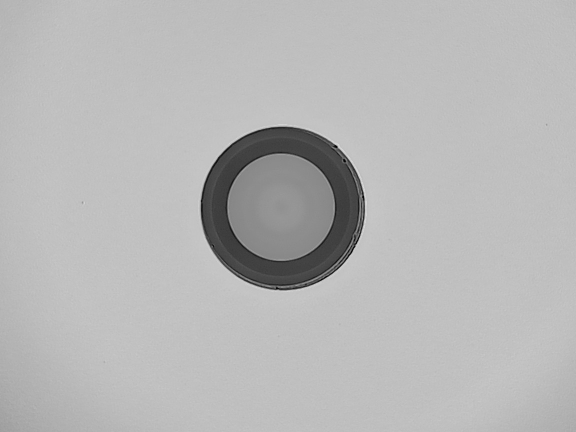
#> input picture current-process/old_version/image_batch/ima18.jpg, 1152 x 864 px (shown at 1/2 size)
$ python -i wavelet-analyzer.py   (imports and definitions only)
#> lines starting #> are read from the running program, lines starting #| are printed output that depends on the picture; after the words box and inside, x2 and y2 are one past the last pixel; in counts of white or black regions, pixels touching at a corner belong together
#> further down, picture is the input picture: shape (864, 1152); min 0, max 239, mean 182.7
"""
Wavelet Transform Analysis Module

This module implements wavelet-based defect detection for fiber optic end face
images. Wavelet transforms are excellent for detecting transient features and
multi-scale analysis of surface defects.

Extracted from defect_detection2.py comprehensive detection system.
"""

import numpy as np
import cv2
from scipy import ndimage
from skimage import morphology
import matplotlib.pyplot as plt
from typing import Optional, Dict, List, Tuple
import warnings

# Try to import pywt, provide fallback if not available
try:
    import pywt
    PYWT_AVAILABLE = True
except ImportError:
    print("Warning: PyWavelets (pywt) not available. Using fallback implementations.")
    PYWT_AVAILABLE = False

# [1 line not run here, left out]


# [37 lines left out: function simple_wavelet_transform, not called in this run]


def wavelet_defect_detection(image: np.ndarray, mask: Optional[np.ndarray] = None,
                           wavelet: str = 'db4', levels: int = 3,
                           threshold_method: str = 'soft',
                           threshold_mode: str = 'auto') -> Dict:
    """
    Detect defects using wavelet transform analysis.

    Args:
        image: Input grayscale image
        mask: Optional binary mask to limit analysis region
        wavelet: Wavelet family to use ('db4', 'haar', 'bior2.2', etc.)
        levels: Number of decomposition levels
        threshold_method: Thresholding method ('soft', 'hard', 'adaptive')
        threshold_mode: How to determine threshold ('auto', 'percentile', 'sigma')

    Returns:
        Dictionary containing wavelet detection results
    """
    if len(image.shape) != 2:
        raise ValueError("Input image must be grayscale (2D)")

    if mask is None:
        mask = np.ones_like(image, dtype=bool)
    else:
        mask = mask.astype(bool)

    print(f"Wavelet defect detection using {wavelet} with {levels} levels")

    if PYWT_AVAILABLE:
        # Use PyWavelets for proper wavelet transform
        coeffs = pywt.wavedec2(image, wavelet, level=levels)
        print(f"Wavelet decomposition completed: {len(coeffs)} levels")

        # Analyze detail coefficients for defects
        defect_maps = []

        for level in range(1, len(coeffs)):
            cH, cV, cD = coeffs[level]  # Horizontal, Vertical, Diagonal details

            # Combine detail coefficients
            combined_detail = np.sqrt(cH**2 + cV**2 + cD**2)

            # Determine threshold
            if threshold_mode == 'auto':
                # Automatic threshold using MAD (Median Absolute Deviation)
                median_val = np.median(combined_detail)
                mad = np.median(np.abs(combined_detail - median_val))
                threshold = median_val + 3 * mad
            elif threshold_mode == 'percentile':
                threshold = np.percentile(combined_detail, 95)
            elif threshold_mode == 'sigma':
                threshold = np.mean(combined_detail) + 3 * np.std(combined_detail)
            else:
                threshold = np.percentile(combined_detail, 90)  # Default

            # Apply thresholding
            if threshold_method == 'soft':
                # Soft thresholding
                thresholded = np.sign(combined_detail) * np.maximum(np.abs(combined_detail) - threshold, 0)
            elif threshold_method == 'hard':
                # Hard thresholding
                thresholded = combined_detail * (np.abs(combined_detail) > threshold)
            else:  # adaptive
                # Adaptive thresholding
                local_threshold = cv2.adaptiveThreshold(
                    (combined_detail * 255 / np.max(combined_detail)).astype(np.uint8),
                    255, cv2.ADAPTIVE_THRESH_GAUSSIAN_C, cv2.THRESH_BINARY, 11, 2
                )
                thresholded = (local_threshold > 0).astype(float)

            # Reconstruct defect map from thresholded coefficients
            # Create zero coefficients except for current level
            coeffs_thresh = [coeffs[0]]  # Keep approximation
            for i in range(1, len(coeffs)):
                if i == level:
                    # Use thresholded details
                    scale_factor = np.max(np.abs(thresholded)) / (np.max(np.abs(cH)) + 1e-10)
                    coeffs_thresh.append((thresholded * scale_factor,
                                        thresholded * scale_factor,
                                        thresholded * scale_factor))
                else:
                    # Zero out other levels
                    coeffs_thresh.append((np.zeros_like(coeffs[i][0]),
                                        np.zeros_like(coeffs[i][1]),
                                        np.zeros_like(coeffs[i][2])))

            # Reconstruct
            try:
                detail_recon = pywt.waverec2(coeffs_thresh, wavelet)

                # Resize if necessary
                if detail_recon.shape != image.shape:
                    detail_recon = cv2.resize(detail_recon, (image.shape[1], image.shape[0]))

                # Create binary defect map
                detail_normalized = np.abs(detail_recon)
                detail_normalized = (detail_normalized / np.max(detail_normalized) * 255).astype(np.uint8)

                _, binary_defects = cv2.threshold(detail_normalized, 0, 255,
                                                cv2.THRESH_BINARY + cv2.THRESH_OTSU)

                defect_maps.append({
                    'level': level,
                    'detail_magnitude': combined_detail,
                    'threshold': threshold,
                    'defects': binary_defects > 0,
                    'reconstruction': detail_recon
                })

            except Exception as e:
                print(f"Warning: Reconstruction failed for level {level}: {e}")
                # Fallback: use thresholded details directly
                detail_resized = cv2.resize(thresholded, (image.shape[1], image.shape[0]))
                _, binary_defects = cv2.threshold(
                    (detail_resized * 255 / np.max(detail_resized)).astype(np.uint8),
                    0, 255, cv2.THRESH_BINARY + cv2.THRESH_OTSU
                )

                defect_maps.append({
                    'level': level,
                    'detail_magnitude': combined_detail,
                    'threshold': threshold,
                    'defects': binary_defects > 0,
                    'reconstruction': detail_resized
                })

    else:
        # Fallback implementation without PyWavelets
        print("Using fallback wavelet implementation")
        simple_coeffs = simple_wavelet_transform(image, levels)

        defect_maps = []
        for level in range(levels):
            detail = simple_coeffs[f'level_{level}']['detail']

            # Threshold detail coefficients
            threshold = np.percentile(np.abs(detail), 95)

            binary_defects = np.abs(detail) > threshold

            defect_maps.append({
                'level': level,
                'detail_magnitude': np.abs(detail),
                'threshold': threshold,
                'defects': binary_defects,
                'reconstruction': detail
            })

    # Combine defects from all levels
    combined_defects = np.zeros_like(image, dtype=bool)
    for defect_map in defect_maps:
        combined_defects |= defect_map['defects']

    # Apply mask
    combined_defects = combined_defects & mask

    # Post-processing
    combined_defects = morphology.remove_small_objects(combined_defects, min_size=3)
    combined_defects = morphology.opening(combined_defects, morphology.disk(1))

    # Calculate statistics
    total_pixels = np.sum(mask)
    defect_count = np.sum(combined_defects)
    defect_percentage = (defect_count / total_pixels) * 100 if total_pixels > 0 else 0

    statistics = {
        'wavelet': wavelet,
        'levels': levels,
        'threshold_method': threshold_method,
        'threshold_mode': threshold_mode,
        'total_pixels': total_pixels,
        'defect_count': defect_count,
        'defect_percentage': defect_percentage,
        'level_statistics': []
    }

    # Add per-level statistics
    for defect_map in defect_maps:
        level_defects = np.sum(defect_map['defects'] & mask)
        statistics['level_statistics'].append({
            'level': defect_map['level'],
            'threshold': defect_map['threshold'],
            'defect_count': level_defects,
            'defect_percentage': (level_defects / total_pixels) * 100 if total_pixels > 0 else 0
        })

    print(f"Wavelet Detection Results:")
    print(f"  Total defects: {defect_count} ({defect_percentage:.2f}%)")
    for stat in statistics['level_statistics']:
        print(f"  Level {stat['level']}: {stat['defect_count']} defects ({stat['defect_percentage']:.2f}%)")

    return {
        'defects': combined_defects,
        'level_results': defect_maps,
        'statistics': statistics,
        'pywt_available': PYWT_AVAILABLE
    }


def multi_wavelet_detection(image: np.ndarray, mask: Optional[np.ndarray] = None,
                           wavelets: List[str] = ['db4', 'haar', 'bior2.2'],
                           levels: int = 3,
                           ensemble_method: str = 'voting') -> Dict:
    """
    Multi-wavelet defect detection using different wavelet families.

    Args:
        image: Input grayscale image
        mask: Optional binary mask
        wavelets: List of wavelet families to use
        levels: Number of decomposition levels
        ensemble_method: Method to combine results ('voting', 'union', 'intersection')

    Returns:
        Multi-wavelet detection results
    """
#> called with levels = 3, ensemble_method = 'voting'
    if not PYWT_AVAILABLE and len(wavelets) > 1:
        print("Warning: Multiple wavelets require PyWavelets. Using fallback with single method.")
        wavelets = ['fallback']

    if mask is None:
        mask = np.ones_like(image, dtype=bool)

    print(f"Multi-wavelet detection using: {wavelets}")

    wavelet_results = []
    combined_votes = np.zeros_like(image, dtype=int)

    for wavelet in wavelets:
        print(f"\nProcessing with {wavelet} wavelet...")

        if wavelet == 'fallback' or not PYWT_AVAILABLE:
            # Use fallback implementation
            result = wavelet_defect_detection(
                image, mask,
                wavelet='db4',  # Dummy value for fallback
                levels=levels,
                threshold_method='adaptive',
                threshold_mode='percentile'
            )
        else:
            result = wavelet_defect_detection(
                image, mask,
                wavelet=wavelet,
                levels=levels,
                threshold_method='soft',
                threshold_mode='auto'
            )

        wavelet_results.append({
            'wavelet': wavelet,
            'result': result
        })

        # Add votes
        combined_votes += result['defects'].astype(int)
#> this loop made 3 passes
#| Wavelet decomposition completed: 4 levels
#|   Total defects: 947169 (95.16%)
#| Wavelet decomposition completed: 4 levels
#|   Total defects: 947615 (95.21%)
#| Wavelet decomposition completed: 4 levels
#|   Total defects: 946767 (95.12%)
#> pass 1, in wavelet_defect_detection, `combined_defects = combined_defects & mask`:
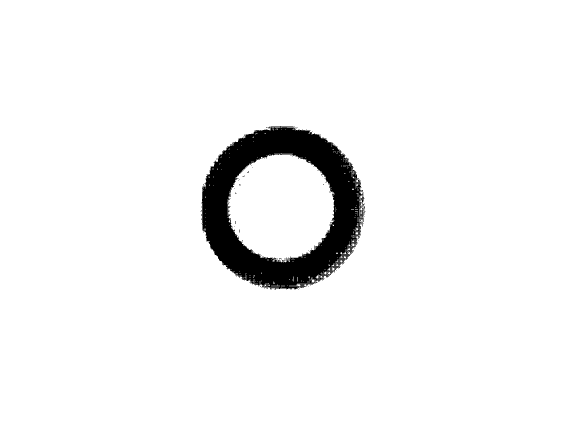
#> combined_defects: shape (864, 1152) bool (shown at 1/2 size); 95.3% white; 63 black regions (62 under 20 px), largest, box (x1, y1, x2, y2) and area: (401, 252, 731, 580) 46193
#> pass 1, in wavelet_defect_detection, `combined_defects = morphology.opening(combined_defects, morphology.dis..`:
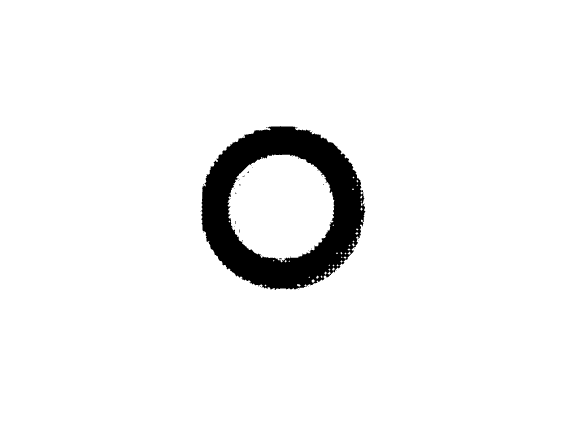
#> combined_defects: shape (864, 1152) bool (shown at 1/2 size); 95.2% white; 40 black regions (39 under 20 px), largest, box (x1, y1, x2, y2) and area: (401, 252, 731, 580) 48078
#> after the loop:
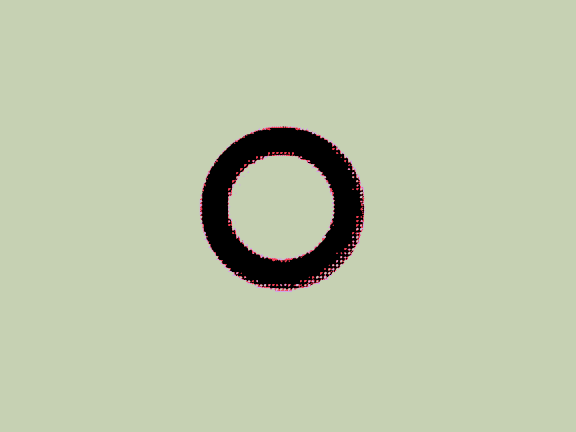
#> combined_votes: shape (864, 1152) int64 (shown at 1/2 size); 4 distinct labels, from 0 to 3; one colour per label, 0 black
#> after the loop, wavelet_results = 3 items

    # Combine results based on ensemble method
    if ensemble_method == 'voting':
        # Require majority vote
        threshold = len(wavelets) // 2 + 1
        final_defects = combined_votes >= threshold
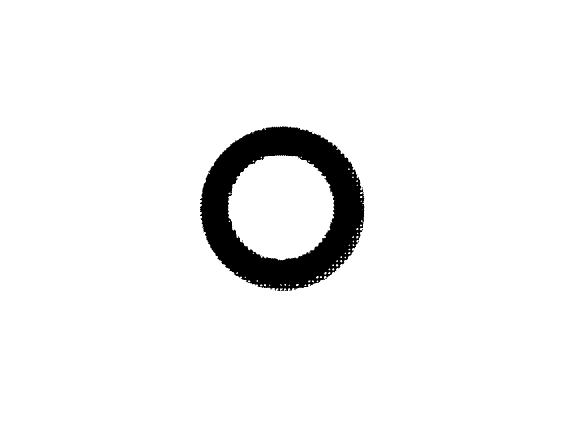
#> final_defects: shape (864, 1152) bool (shown at 1/2 size); 95.1% white; 10 black regions (9 under 20 px), largest, box (x1, y1, x2, y2) and area: (400, 253, 729, 582) 48475
    elif ensemble_method == 'union':
        # Any wavelet detects defect
        final_defects = combined_votes > 0
    elif ensemble_method == 'intersection':
        # All wavelets must detect defect
        final_defects = combined_votes == len(wavelets)
    else:
        raise ValueError(f"Unknown ensemble method: {ensemble_method}")

    # Post-processing
    final_defects = morphology.remove_small_objects(final_defects, min_size=5)
#> final_defects: shape (864, 1152) bool; 95.1% white; 10 black regions (9 under 20 px), largest, box (x1, y1, x2, y2) and area: (400, 253, 729, 582) 48489
    final_defects = morphology.opening(final_defects, morphology.disk(1))
#> final_defects: shape (864, 1152) bool; 95.1% white; 4 black regions (3 under 20 px), largest, box (x1, y1, x2, y2) and area: (400, 253, 729, 582) 48642

    # Statistics
    total_pixels = np.sum(mask)
#> total_pixels = 995328
    final_count = np.sum(final_defects)
#> final_count = 946679

    comprehensive_stats = {
        'multi_wavelet': True,
        'wavelets_used': wavelets,
        'levels': levels,
        'ensemble_method': ensemble_method,
        'total_defects': final_count,
        'defect_percentage': (final_count / total_pixels) * 100 if total_pixels > 0 else 0,
        'wavelet_results': wavelet_results,
        'vote_distribution': np.bincount(combined_votes.flatten())
    }

    print(f"\nMulti-wavelet Results:")
    print(f"  Ensemble method: {ensemble_method}")
    print(f"  Final defects: {final_count} ({comprehensive_stats['defect_percentage']:.2f}%)")
#|   Final defects: 946679 (95.11%)

    return {
        'defects': final_defects,
        'vote_map': combined_votes,
        'wavelet_results': wavelet_results,
        'statistics': comprehensive_stats
    }


# [200 lines left out: functions adaptive_wavelet_detection, visualize_wavelet_results, not called in this run]


# Demo and test code
# [127 lines not run here, left out]

>>> import cv2
>>> picture = cv2.imread('../../current-process/old_version/image_batch/ima18.jpg', cv2.IMREAD_GRAYSCALE)
>>> result = multi_wavelet_detection(picture)
#> result = 4 items

$ run again, on current-process/old_version/image_batch/ima19.jpg
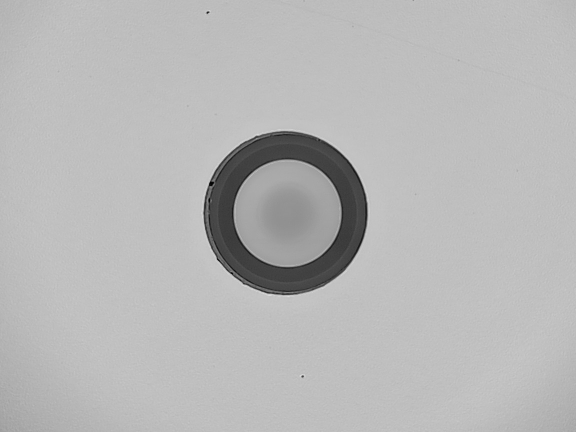
#> input picture current-process/old_version/image_batch/ima19.jpg, 1152 x 864 px (shown at 1/2 size)
#> picture is the input picture: shape (864, 1152); min 0, max 233, mean 183
#> the loop in multi_wavelet_detection, `for wavelet in wavelets:` made 3 passes
#> (printed output is left out)
#> after the loop in multi_wavelet_detection, `for wavelet in wavelets:`:
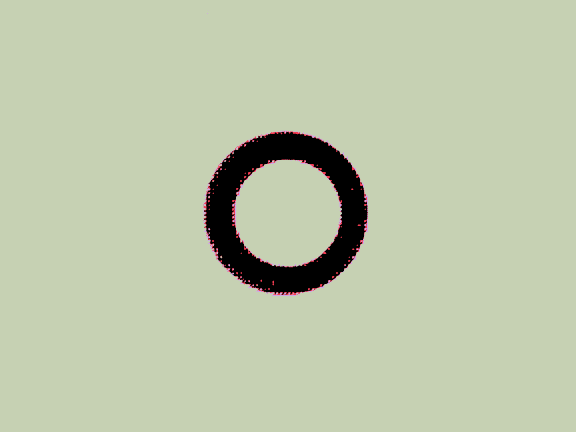
#> combined_votes: shape (864, 1152) int64 (shown at 1/2 size); 4 distinct labels, from 0 to 3; one colour per label, 0 black
#> after the loop in multi_wavelet_detection, `for wavelet in wavelets:`: wavelet_results = 3 items
#> in multi_wavelet_detection, `final_defects = combined_votes >= threshold`:
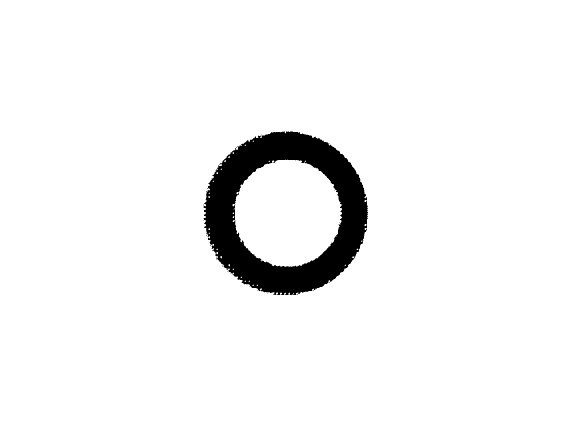
#> final_defects: shape (864, 1152) bool (shown at 1/2 size); 95.3% white; 8 black regions (7 under 20 px), largest, box (x1, y1, x2, y2) and area: (407, 263, 736, 590) 47115
#> final_count = 948078
#|   Final defects: 948078 (95.25%)
#> `result = multi_wavelet_detection(picture)`: result = 4 items

$ run again, on current-process/old_version/image_batch/img35.jpg
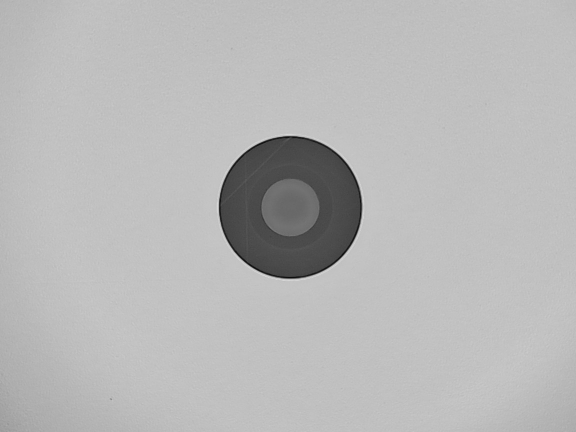
#> input picture current-process/old_version/image_batch/img35.jpg, 1152 x 864 px (shown at 1/2 size)
#> picture is the input picture: shape (864, 1152); min 7, max 238, mean 183.8
#> the loop in multi_wavelet_detection, `for wavelet in wavelets:` made 3 passes
#> (printed output is left out)
#> after the loop in multi_wavelet_detection, `for wavelet in wavelets:`:
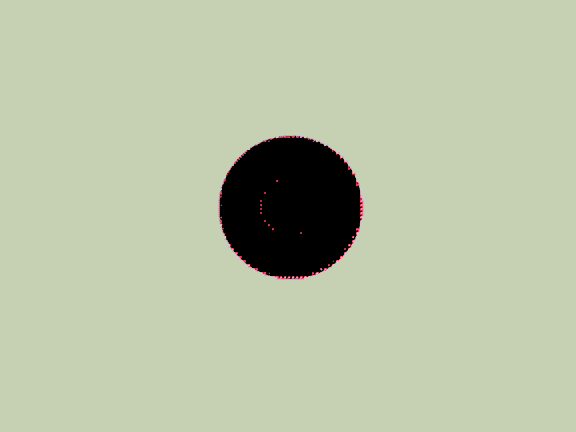
#> combined_votes: shape (864, 1152) int64 (shown at 1/2 size); 4 distinct labels, from 0 to 3; one colour per label, 0 black
#> after the loop in multi_wavelet_detection, `for wavelet in wavelets:`: wavelet_results = 3 items
#> in multi_wavelet_detection, `final_defects = combined_votes >= threshold`:
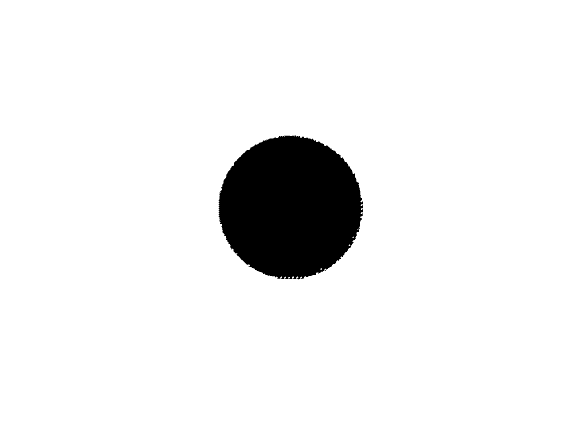
#> final_defects: shape (864, 1152) bool (shown at 1/2 size); 93.5% white; 1 black region, box (x1, y1, x2, y2) and area: (437, 271, 726, 559) 64221
#> final_count = 931066
#|   Final defects: 931066 (93.54%)
#> `result = multi_wavelet_detection(picture)`: result = 4 items
